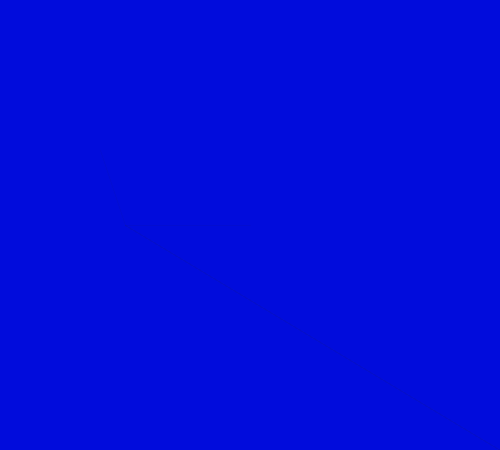
Frame 1 (no input)
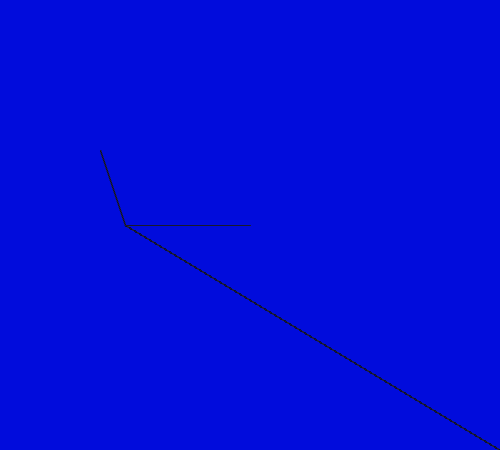
Frame 60 (the mouse pressed at the canvas centre just before this capture)
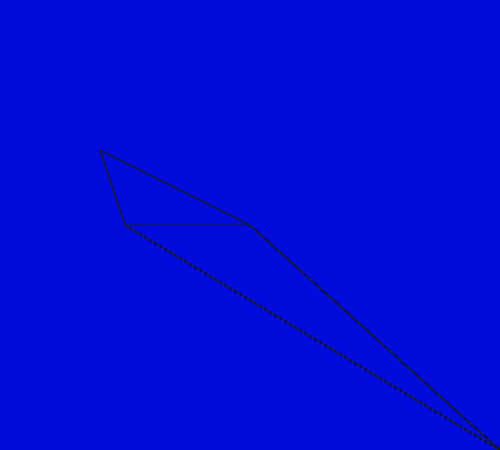
Frame 120 (the mouse held since frame 60 and released just before this capture)

The Processing sketch that drew these frames (run headless with seeded random() and noise(); from frame 60 on, the mouse is pressed at the canvas centre):

// Processing sketch: processing_46610
// ── processing_46610.pde

void setup() {
  size(500, 450);    
  background(1, 12, 220);   
  smooth();
  mouseX=width/4;
  mouseY=height/2;
  frameRate=25;
  
}
  
void draw() {
  stroke(40, 15);     
  strokeWeight(1);
 
               

  line(width/2, height/2, mouseX, mouseY);
  line(width/5, height/3, mouseX, mouseY);
  line(width/1, height/1, mouseX, mouseY);
  line(width/1, height/1, mouseX, mouseY);
   
    
   
    
}
  
void mousePressed() {
  background(120, 20, 130);
    
}
                                                
